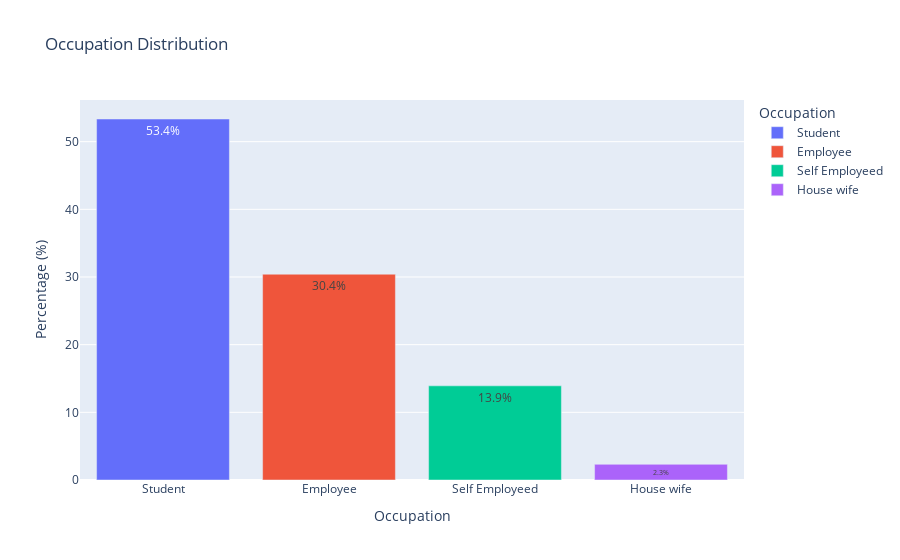

Write notebook code for a chart like this one.
### Code cell
# Calculate the counts and percentages
occupation_income_counts = online_food['Occupation'].value_counts(normalize=True).reset_index()
occupation_income_counts.columns = ['Occupation', 'Percentage']
occupation_income_counts['Percentage'] *= 100

# Create the bar chart with color grading
fig = px.bar(occupation_income_counts, x='Occupation', y='Percentage', title='Occupation Distribution',
             labels={'Occupation': 'Occupation', 'Percentage': 'Percentage (%)'},
             color='Occupation', color_continuous_scale='Viridis')

# Add data labels
fig.update_traces(texttemplate='%{y:.1f}%', textposition='inside')

# Show the plot
fig.show()

### Figure 1 — Plotly figure (JSON) as saved in the notebook; plotly's stock layout.template omitted (floating-point values rounded to 4 significant figures)
{"data": [{"alignmentgroup": "True", "hovertemplate": "Occupation=%{x}<br>Percentage (%)=%{y}<extra></extra>", "legendgroup": "Student", "marker": {"color": "#636efa", "pattern": {"shape": ""}}, "name": "Student", "offsetgroup": "Student", "orientation": "v", "showlegend": true, "textposition": "inside", "texttemplate": "%{y:.1f}%", "type": "bar", "x": ["Student"], "xaxis": "x", "y": [53.35], "yaxis": "y"}, {"alignmentgroup": "True", "hovertemplate": "Occupation=%{x}<br>Percentage (%)=%{y}<extra></extra>", "legendgroup": "Employee", "marker": {"color": "#EF553B", "pattern": {"shape": ""}}, "name": "Employee", "offsetgroup": "Employee", "orientation": "v", "showlegend": true, "textposition": "inside", "texttemplate": "%{y:.1f}%", "type": "bar", "x": ["Employee"], "xaxis": "x", "y": [30.41], "yaxis": "y"}, {"alignmentgroup": "True", "hovertemplate": "Occupation=%{x}<br>Percentage (%)=%{y}<extra></extra>", "legendgroup": "Self Employeed", "marker": {"color": "#00cc96", "pattern": {"shape": ""}}, "name": "Self Employeed", "offsetgroup": "Self Employeed", "orientation": "v", "showlegend": true, "textposition": "inside", "texttemplate": "%{y:.1f}%", "type": "bar", "x": ["Self Employeed"], "xaxis": "x", "y": [13.92], "yaxis": "y"}, {"alignmentgroup": "True", "hovertemplate": "Occupation=%{x}<br>Percentage (%)=%{y}<extra></extra>", "legendgroup": "House wife", "marker": {"color": "#ab63fa", "pattern": {"shape": ""}}, "name": "House wife", "offsetgroup": "House wife", "orientation": "v", "showlegend": true, "textposition": "inside", "texttemplate": "%{y:.1f}%", "type": "bar", "x": ["House wife"], "xaxis": "x", "y": [2.32], "yaxis": "y"}], "layout": {"barmode": "relative", "legend": {"title": {"text": "Occupation"}, "tracegroupgap": 0}, "title": {"text": "Occupation Distribution"}, "xaxis": {"anchor": "y", "categoryarray": ["Student", "Employee", "Self Employeed", "House wife"], "categoryorder": "array", "domain": [0, 1], "title": {"text": "Occupation"}}, "yaxis": {"anchor": "x", "domain": [0, 1], "title": {"text": "Percentage (%)"}}}}
